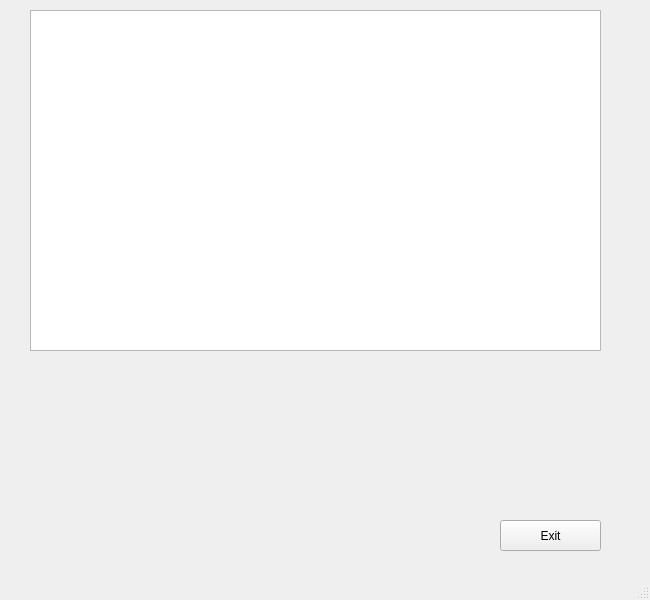
<?xml version="1.0" encoding="UTF-8"?>
<ui version="4.0">
 <class>newtonFractal</class>
 <widget class="QMainWindow" name="newtonFractal">
  <property name="geometry">
   <rect>
    <x>0</x>
    <y>0</y>
    <width>650</width>
    <height>600</height>
   </rect>
  </property>
  <property name="minimumSize">
   <size>
    <width>650</width>
    <height>600</height>
   </size>
  </property>
  <property name="maximumSize">
   <size>
    <width>650</width>
    <height>600</height>
   </size>
  </property>
  <property name="windowTitle">
   <string>MainWindow</string>
  </property>
  <widget class="QWidget" name="centralwidget">
   <widget class="QPushButton" name="pushButton">
    <property name="geometry">
     <rect>
      <x>500</x>
      <y>520</y>
      <width>101</width>
      <height>31</height>
     </rect>
    </property>
    <property name="text">
     <string>Exit</string>
    </property>
   </widget>
   <widget class="QGraphicsView" name="graphicsView">
    <property name="geometry">
     <rect>
      <x>30</x>
      <y>10</y>
      <width>571</width>
      <height>341</height>
     </rect>
    </property>
   </widget>
  </widget>
  <widget class="QMenuBar" name="menubar">
   <property name="geometry">
    <rect>
     <x>0</x>
     <y>0</y>
     <width>650</width>
     <height>22</height>
    </rect>
   </property>
  </widget>
  <widget class="QStatusBar" name="statusbar"/>
 </widget>
 <resources/>
 <connections>
  <connection>
   <sender>pushButton</sender>
   <signal>clicked()</signal>
   <receiver>newtonFractal</receiver>
   <slot>close()</slot>
   <hints>
    <hint type="sourcelabel">
     <x>512</x>
     <y>553</y>
    </hint>
    <hint type="destinationlabel">
     <x>399</x>
     <y>557</y>
    </hint>
   </hints>
  </connection>
 </connections>
</ui>
